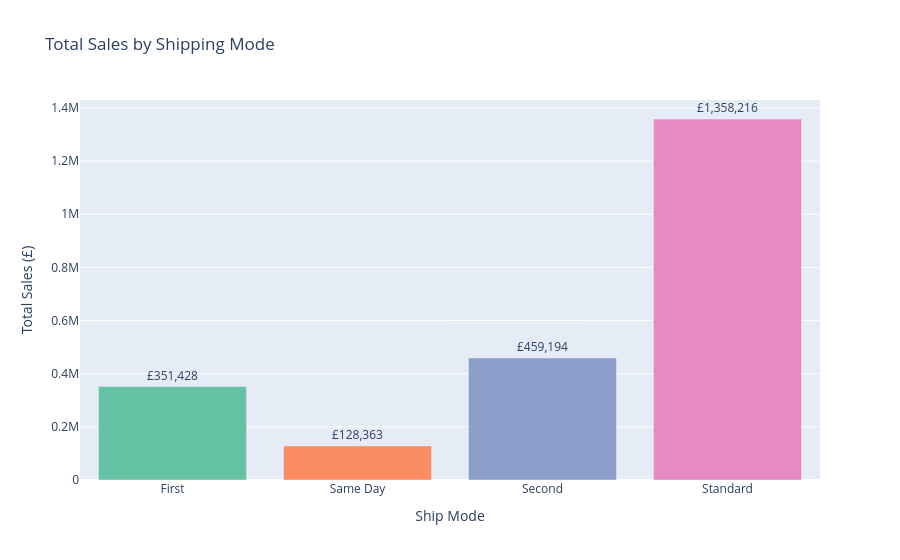

The cell this chart's notebook holds for it:
### Code cell
# Sales by ship mode 
ship_sales = (orders
              .groupby('ship_mode')['sales']
              .agg(['sum', 'count', 'mean'])
              .round(2)
              .reset_index())
ship_sales.columns = ['ship_mode', 'total_sales', 'order_count', 'avg_sale']
print("\n=== SALES BY SHIP MODE ===")
print(ship_sales)

fig = px.bar(ship_sales, x='ship_mode', y='total_sales',
             color='ship_mode',
             title='Total Sales by Shipping Mode',
             text='total_sales',
             color_discrete_sequence=px.colors.qualitative.Set2)
fig.update_traces(texttemplate='£%{text:,.0f}', textposition='outside')
fig.update_layout(showlegend=False, xaxis_title='Ship Mode',
                  yaxis_title='Total Sales (£)')
fig.show()

### Figure 1 — Plotly figure (JSON) as saved in the notebook; plotly's stock layout.template omitted (floating-point values rounded to 4 significant figures)
{"data": [{"alignmentgroup": "True", "hovertemplate": "ship_mode=%{x}<br>total_sales=%{text}<extra></extra>", "legendgroup": "First", "marker": {"color": "rgb(102,194,165)", "pattern": {"shape": ""}}, "name": "First", "offsetgroup": "First", "orientation": "v", "showlegend": true, "text": [351400.0], "textposition": "outside", "texttemplate": "£%{text:,.0f}", "type": "bar", "x": ["First"], "xaxis": "x", "y": [351400.0], "yaxis": "y"}, {"alignmentgroup": "True", "hovertemplate": "ship_mode=%{x}<br>total_sales=%{text}<extra></extra>", "legendgroup": "Same Day", "marker": {"color": "rgb(252,141,98)", "pattern": {"shape": ""}}, "name": "Same Day", "offsetgroup": "Same Day", "orientation": "v", "showlegend": true, "text": [128400.0], "textposition": "outside", "texttemplate": "£%{text:,.0f}", "type": "bar", "x": ["Same Day"], "xaxis": "x", "y": [128400.0], "yaxis": "y"}, {"alignmentgroup": "True", "hovertemplate": "ship_mode=%{x}<br>total_sales=%{text}<extra></extra>", "legendgroup": "Second", "marker": {"color": "rgb(141,160,203)", "pattern": {"shape": ""}}, "name": "Second", "offsetgroup": "Second", "orientation": "v", "showlegend": true, "text": [459200.0], "textposition": "outside", "texttemplate": "£%{text:,.0f}", "type": "bar", "x": ["Second"], "xaxis": "x", "y": [459200.0], "yaxis": "y"}, {"alignmentgroup": "True", "hovertemplate": "ship_mode=%{x}<br>total_sales=%{text}<extra></extra>", "legendgroup": "Standard", "marker": {"color": "rgb(231,138,195)", "pattern": {"shape": ""}}, "name": "Standard", "offsetgroup": "Standard", "orientation": "v", "showlegend": true, "text": [1358000.0], "textposition": "outside", "texttemplate": "£%{text:,.0f}", "type": "bar", "x": ["Standard"], "xaxis": "x", "y": [1358000.0], "yaxis": "y"}], "layout": {"autosize": true, "barmode": "relative", "legend": {"title": {"text": "ship_mode"}, "tracegroupgap": 0}, "showlegend": false, "title": {"text": "Total Sales by Shipping Mode"}, "xaxis": {"anchor": "y", "autorange": true, "categoryarray": ["First", "Same Day", "Second", "Standard"], "categoryorder": "array", "domain": [0, 1], "range": [-0.5, 3.5], "title": {"text": "Ship Mode"}, "type": "category"}, "yaxis": {"anchor": "x", "autorange": true, "domain": [0, 1], "range": [0, 1430000.0], "title": {"text": "Total Sales (£)"}, "type": "linear"}}}
